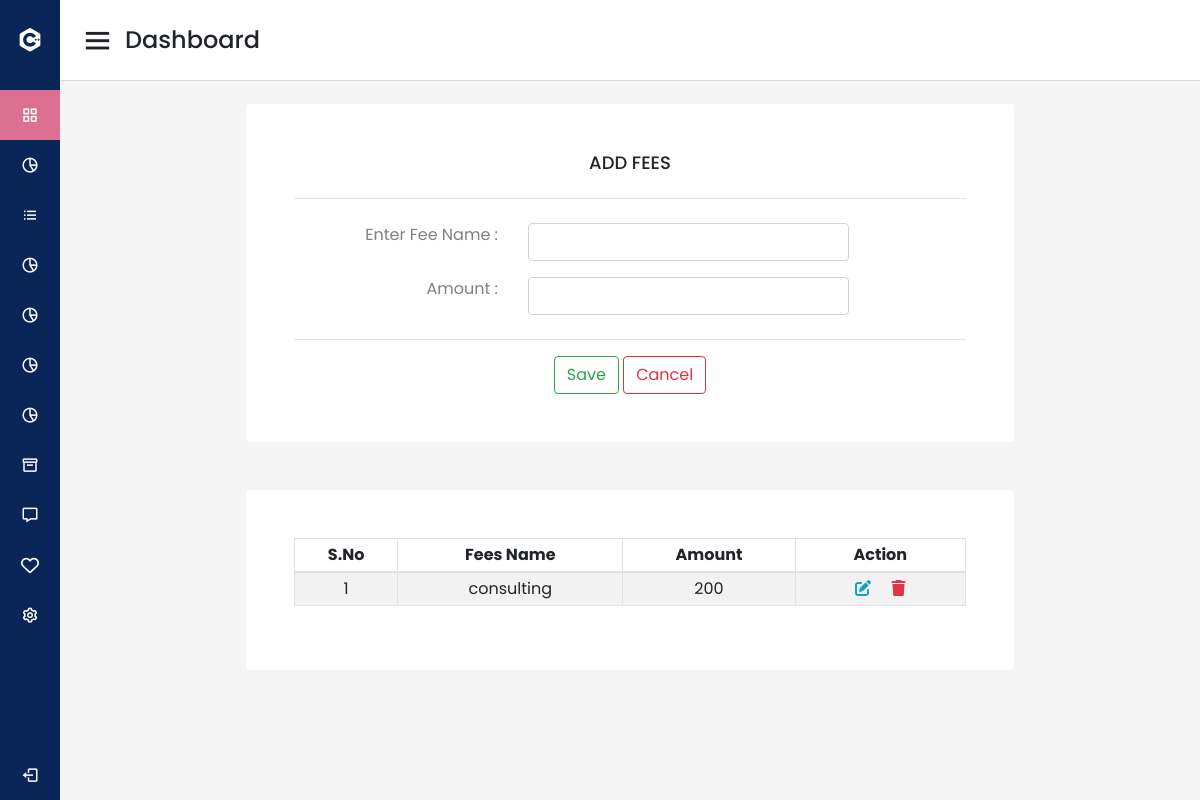
Before: /add_fees/ with the older database file.
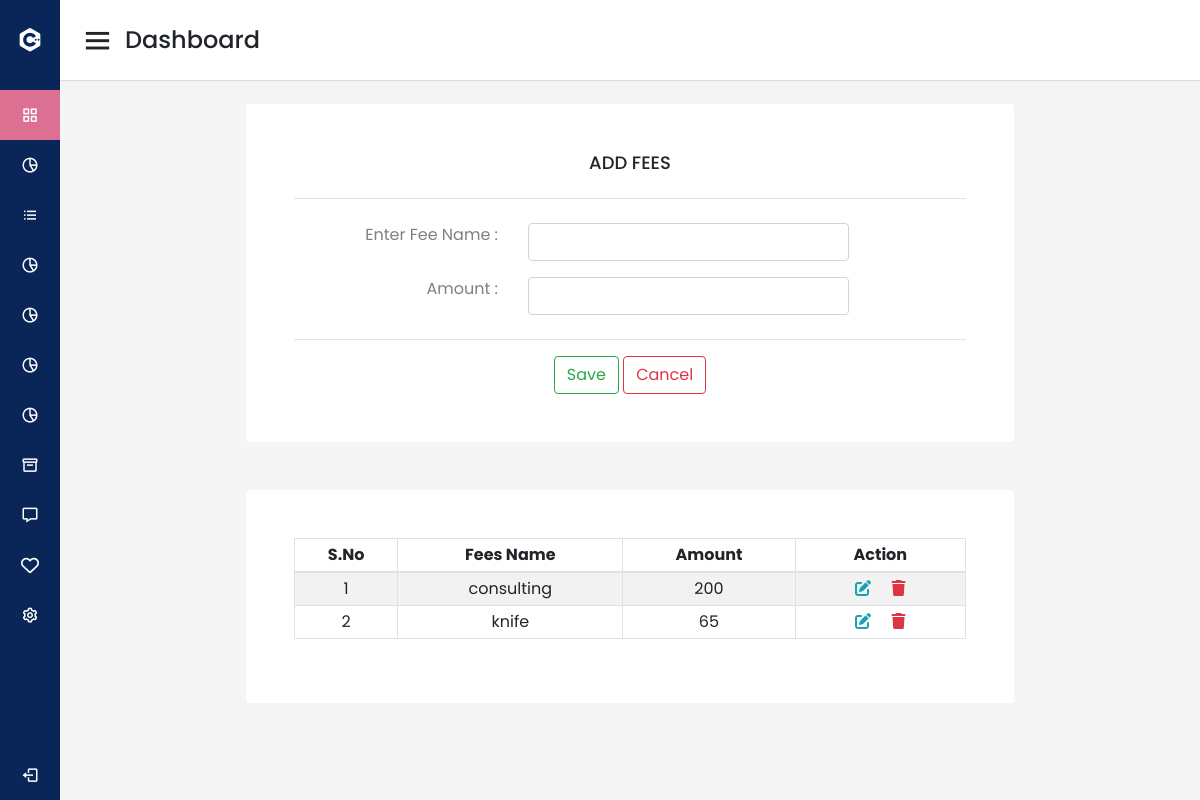
After: the same page with the newer database file.
### management/models.py (models this page shows)
class AddFees(models.Model):
    fee_name=models.CharField(max_length=30)
    amount=models.IntegerField(null=True, blank=True)

### management/views.py (the view)
# urls.py: path('add_fees/',views.add_fees, name='add_fees'),
def add_fees(request):
    addfees= AddFees.objects.all()
    if request.method=="POST":
        form=AddFeesForm(request.POST)
        if form.is_valid():
            form.save()
            messages.success(request, 'created successfully')
            return redirect('add_fees')
        else:
            print(form.errors)
            return render(request,"management/add_fees.html",{'addfees':addfees,'form':form})
    else:
        form=AddFeesForm()
        return render(request,"management/add_fees.html",{'addfees':addfees,'form':form})

### management/forms.py
class AddFeesForm(forms.ModelForm):
   class Meta:
      model=AddFees
      fields = '__all__'

### management/templates/management/add_fees.html (shortened to what this page needs)
{% extends "management/navbar.html" %}
{% load static %}
{% block content %}
    <div class="container">
        <div class="card p-3 p-md-5 text-center">
            <h4>ADD FEES</h4>
            <hr class="hr-center">
            <form action="" method="POST">
                <div class="row">
                    <div class="col-md-4 my-2 text-left text-md-right">
                        <label for="fee_name">Enter&nbsp;Fee&nbsp;Name&nbsp;:</label>
                    </div>
                    <div class="col-md-6 my-2">
                        <input type="text" class="form-control" name="fee_name" value="{{form.fee_name.value|default_if_none:''}}" id="fee_name">
                    </div>
                </div>
                <div class="row">
                    <div class="col-md-4 my-2 text-left text-md-right">
                        <label for="amount">Amount&nbsp;:</label>
                    </div>
                    <div class="col-md-6 my-2">
                        <input type="text" class="form-control" name="amount" value="{{form.amount.value|default_if_none:''}}" id="amount">
                    </div>
                </div>
                <hr class="hr-center">
                <div>
                    <button type="submit" class="btn btn-outline-success">Save</button>
                    <button type="reset" class="btn btn-outline-danger">Cancel</button>
                </div>
            </form>
        </div>
        <div class="card p-5 text-center mt-5">
            <div class="table-responsive">
                <table class="table table-striped table-bordered">
                    <thead>
                        <tr>
                            <th>S.No</th>
                            <th>Fees&nbsp;Name</th>
                            <th>Amount</th>
                            <th>Action</th>
                        </tr>
                    </thead>
                    <tbody>
                        {% for i in addfees %}
                        <tr>
                            <td>{{forloop.counter}}</td>
                            <td>{{i.fee_name}}</td>
                            <td>{{i.amount}}</td>
                            <td><i class="fa-solid fa-edit px-2 text-info" onclick="view('{{i.id}}')" ob_id="{{i.id}}" id="add_fees{{i.id}}" fee_name="{{i.fee_name}}" amount="{{i.amount}}" data-toggle="modal" data-target="#edit_fees"></i></a>
                                <i
                                    class="fa-solid fa-trash px-2 text-danger"></i></td>
                                    {% endfor %}
                        </tr>
                    </tbody>
                </table>
            </div>
        </div>
    </div>
{% endblock %}

Changed rows visible on the page:
added AddFees: fee_name "knife", amount "65"
